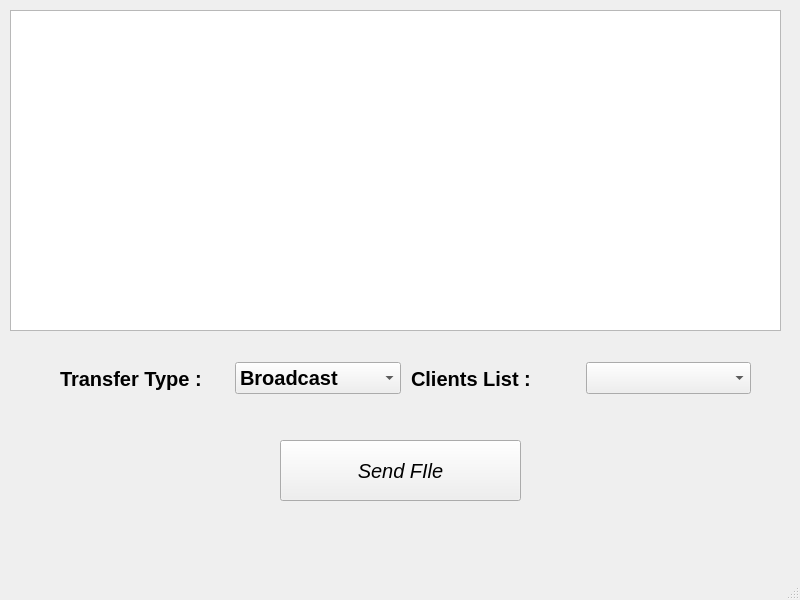
<?xml version="1.0" encoding="UTF-8"?>
<ui version="4.0">
 <class>MainWindow</class>
 <widget class="QMainWindow" name="MainWindow">
  <property name="geometry">
   <rect>
    <x>0</x>
    <y>0</y>
    <width>800</width>
    <height>600</height>
   </rect>
  </property>
  <property name="windowTitle">
   <string>MainWindow</string>
  </property>
  <widget class="QWidget" name="centralwidget">
   <widget class="QWidget" name="layoutWidget">
    <property name="geometry">
     <rect>
      <x>50</x>
      <y>360</y>
      <width>701</width>
      <height>37</height>
     </rect>
    </property>
    <layout class="QHBoxLayout" name="horizontalLayout">
     <property name="spacing">
      <number>10</number>
     </property>
     <property name="leftMargin">
      <number>10</number>
     </property>
     <item>
      <widget class="QLabel" name="label">
       <property name="font">
        <font>
         <pointsize>15</pointsize>
         <bold>true</bold>
        </font>
       </property>
       <property name="text">
        <string>Transfer Type : </string>
       </property>
      </widget>
     </item>
     <item>
      <widget class="QComboBox" name="TransferTypeComboBox">
       <property name="font">
        <font>
         <pointsize>15</pointsize>
         <bold>true</bold>
        </font>
       </property>
       <item>
        <property name="text">
         <string>Broadcast</string>
        </property>
       </item>
       <item>
        <property name="text">
         <string>Receiver</string>
        </property>
       </item>
      </widget>
     </item>
     <item>
      <widget class="QLabel" name="label_2">
       <property name="font">
        <font>
         <pointsize>15</pointsize>
         <bold>true</bold>
        </font>
       </property>
       <property name="text">
        <string>Clients List :</string>
       </property>
      </widget>
     </item>
     <item>
      <widget class="QComboBox" name="ClientsListComboBox">
       <property name="font">
        <font>
         <pointsize>15</pointsize>
         <bold>true</bold>
        </font>
       </property>
      </widget>
     </item>
    </layout>
   </widget>
   <widget class="QPushButton" name="SendFilePushButton">
    <property name="geometry">
     <rect>
      <x>280</x>
      <y>440</y>
      <width>241</width>
      <height>61</height>
     </rect>
    </property>
    <property name="font">
     <font>
      <pointsize>15</pointsize>
      <italic>true</italic>
      <underline>false</underline>
      <strikeout>false</strikeout>
      <kerning>true</kerning>
     </font>
    </property>
    <property name="text">
     <string>Send FIle</string>
    </property>
   </widget>
   <widget class="QTextEdit" name="textEditMessages">
    <property name="geometry">
     <rect>
      <x>10</x>
      <y>10</y>
      <width>771</width>
      <height>321</height>
     </rect>
    </property>
   </widget>
  </widget>
  <widget class="QMenuBar" name="menubar">
   <property name="geometry">
    <rect>
     <x>0</x>
     <y>0</y>
     <width>800</width>
     <height>21</height>
    </rect>
   </property>
  </widget>
  <widget class="QStatusBar" name="statusbar"/>
 </widget>
 <resources/>
 <connections/>
</ui>
